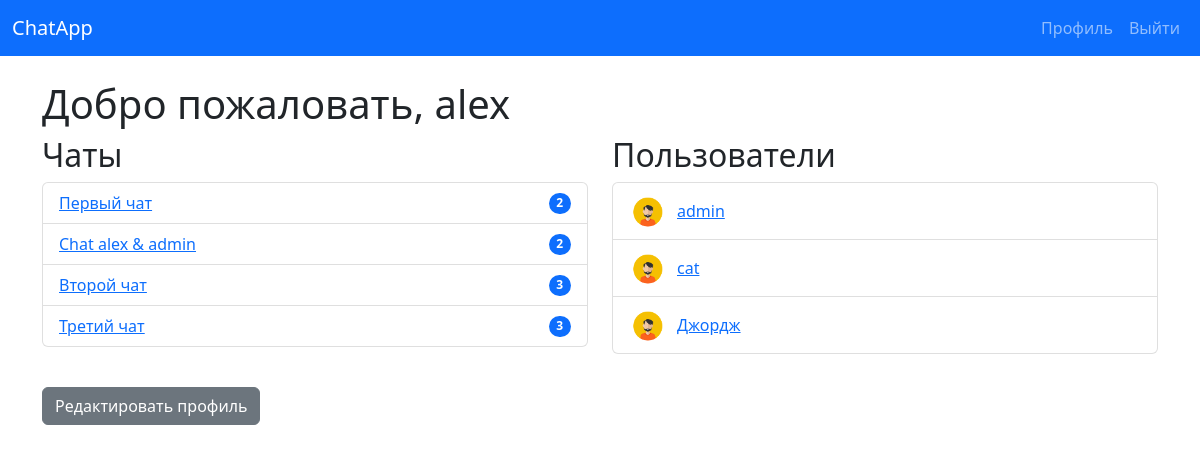
Screenshot of / (signed in) with the database file from the repository.
### chat/models.py (models this page shows, shortened)
class ChatRoom(models.Model):
    name = models.CharField(max_length=255)
    description = models.TextField(blank=True)
    avatar = models.ImageField(upload_to='chat_avatars/', blank=True, null=True)
    created_at = models.DateTimeField(auto_now_add=True)
    updated_at = models.DateTimeField(auto_now=True)
    owner = models.ForeignKey(User, on_delete=models.CASCADE, related_name='owned_chatrooms')
    participants = models.ManyToManyField(User, related_name='chatrooms')
    is_group = models.BooleanField(default=True)

### core/views.py (the view)
# urls.py: 2. Add a URL to urlpatterns:  path('', views.home, name='home')
def home(request):
    if request.method == 'POST':
        form = SignUpForm(request.POST, request.FILES)
        if form.is_valid():
            user = form.save()
            login(request, user)
            return redirect('home')
    else:
        form = SignUpForm()
    chatrooms = ChatRoom.objects.filter(participants=request.user) \
        if request.user.is_authenticated \
        else []
    users = User.objects.exclude(id=request.user.id) \
        if request.user.is_authenticated \
        else []
    context = {
        'form': form,
        'chatrooms': chatrooms,
        'users': users,
    }
    return render(request, 'core/home.html', context)

### templates/core/home.html (shortened to what this page needs)
{% extends 'core/base.html' %}
{% load static %}
{% block content %}
<h1>Добро пожаловать{% if user.is_authenticated %}, {{ user.username }}{% endif %}</h1>
{% if not user.is_authenticated %}
<div class="card p-4 mb-4">
    <h2>Регистрация</h2>
    <form method="post" enctype="multipart/form-data" class="row g-3">
        {% csrf_token %}
        {{ form.non_field_errors }}
        <div class="col-md-6">
            {{ form.username.label_tag }}
            {{ form.username }}
            {{ form.username.errors }}
        </div>
        <div class="col-md-6">
            {{ form.avatar.label_tag }}
            {{ form.avatar }}
            {{ form.avatar.errors }}
        </div>
        <div class="col-md-6">
            {{ form.password1.label_tag }}
            {{ form.password1 }}
            {{ form.password1.errors }}
        </div>
        <div class="col-md-6">
            {{ form.password2.label_tag }}
            {{ form.password2 }}
            {{ form.password2.errors }}
        </div>
        <div class="col-12">
            <button type="submit" class="btn btn-primary">Зарегистрироваться</button>
        </div>
    </form>
</div>
{% else %}
<div class="row">
    <div class="col-md-6">
        <h2>Чаты</h2>
        <ul class="list-group mb-4">
            {% for chat in chatrooms %}
            <li class="list-group-item d-flex justify-content-between align-items-center">
                <a href="{% url 'chat_room' chat.id %}">{{ chat.name }}</a>
                <span class="badge bg-primary rounded-pill">{{ chat.participants.count }}</span>
            </li>
            {% empty %}
            <li class="list-group-item">У вас пока нет чатов</li>
            {% endfor %}
        </ul>
    </div>
    <div class="col-md-6">
        <h2>Пользователи</h2>
        <ul class="list-group">
    {% for u in users %}
    <li class="list-group-item d-flex align-items-center">
        {% if u.profile.avatar %}
            <img src="{{ u.profile.avatar.url }}" alt="{{ u.username }}" class="rounded-circle me-2" style="width:40px; height:40px; object-fit:cover;">
        {% else %}
            <img src="{% static 'images/default_avatar.png' %}" alt="Default avatar" class="rounded-circle me-2" style="width:40px; height:40px; object-fit:cover;">
        {% endif %}
        <a href="{% url 'private_chat' u.id %}">{{ u.username }}</a>
    </li>
    {% empty %}
    <li class="list-group-item">Других пользователей нет</li>
    {% endfor %}
</ul>
    </div>
</div>
<a href="{% url 'profile_edit' %}" class="btn btn-secondary mt-3">Редактировать профиль</a>
{% endif %}
{% endblock %}

### templates/core/base.html (shortened to what this page needs)
<!DOCTYPE html>
<html lang="ru">
<head>
    {% load static %}
    <link href="https://cdn.jsdelivr.net/npm/bootstrap@5.3.3/dist/css/bootstrap.min.css" rel="stylesheet" />
    <link rel="stylesheet" href="{% static 'css/styles.css' %}" />
</head>
<body>
<nav class="navbar navbar-expand-lg navbar-dark bg-primary">
    <div class="container-fluid">
        <a class="navbar-brand" href="{% url 'home' %}">ChatApp</a>
        <div class="collapse navbar-collapse">
            <ul class="navbar-nav ms-auto">
                {% if user.is_authenticated %}
                <li class="nav-item"><a class="nav-link" href="{% url 'profile_edit' %}">Профиль</a></li>
                <li class="nav-item"><a class="nav-link" href="{% url 'logout' %}">Выйти</a></li>
                {% else %}
                <li class="nav-item"><a class="nav-link" href="{% url 'login' %}">Войти</a></li>
                {% endif %}
            </ul>
        </div>
    </div>
</nav>
<div class="container mt-4">
    {% block content %}{% endblock %}
</div>
</body>
</html>

### rows the page displays
ChatRoom: name "Первый чат", participants.count "2"
ChatRoom: name "Chat alex & admin", participants.count "2"
ChatRoom: name "Второй чат", participants.count "3"
ChatRoom: name "Третий чат", participants.count "3"

### other values shown
{{ user.username }} "alex"
{{ u.username }} "admin"
{{ u.username }} "cat"
{{ u.username }} "Джордж"
